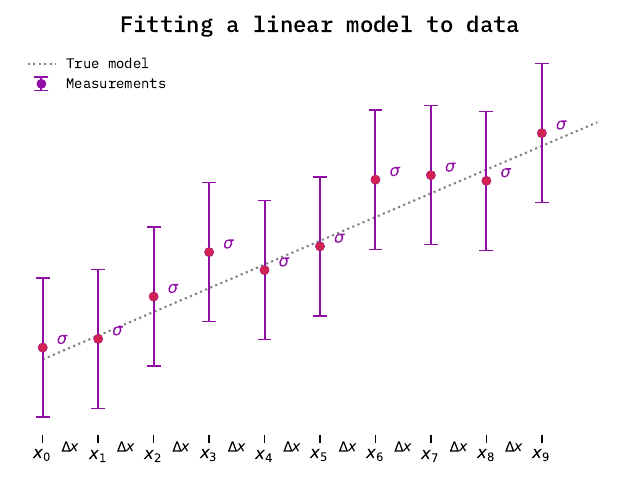

Write the Python code that produced this figure.
import numpy as np
import matplotlib.pyplot as plt
import matplotlib as mpl
import cmasher as cmr

# Use custom style
mpl.style.use("./ma-style.mplstyle")
colors = cmr.take_cmap_colors("cmr.tropical", 8, cmap_range=(0, 0.85))

# Generate data
np.random.seed(42)
x = np.linspace(0, 10, 100)
data = np.linspace(0, 9, 10)
measurements = 2 * data + np.random.normal(0, 2, data.shape)

# Plot
fig, ax = plt.subplots()
ax.set_title("Fitting a linear model to data")
ax.plot(x, 2*x, color="black", ls=":", label="True model", lw=1.5, zorder=1, alpha=0.5)
ax.errorbar(data, measurements, yerr=np.std(measurements), capsize=5, fmt="o", color=colors[0], label="Measurements", zorder=2)
ax.scatter(data, measurements, color=colors[2], zorder=3)

# Annotate all points with $\sigma$ to hammer home the point
for i in range(len(data)):
    ax.annotate("$\sigma$", (data[i]+.25, measurements[i]+.25), fontsize=12, color=colors[0])

# Change tick labels to abstract
ax.set_xticks(data)
ax.tick_params(axis='x', which='major', labelsize=12, width=1, length=6)
ax.tick_params(axis='x', which='minor', tick1On=False, tick2On=False)
ax.xaxis.set_minor_locator(plt.MultipleLocator(0.5))
ax.xaxis.set_minor_formatter(plt.FuncFormatter(lambda x, _: f"$\Delta x$" if x not in [-0.5, 9.5] and x < 9.5 else ""))
ax.xaxis.set_major_formatter(plt.FuncFormatter(lambda x, _: f"$x_{int(x)}$"))
ax.get_yaxis().set_visible(False)
ax.spines[["left", "right", "top", "bottom"]].set_visible(False)
ax.legend(frameon=False, loc="upper left")

plt.tight_layout()
plt.savefig("linearfit.pdf", dpi=500)
plt.show()
